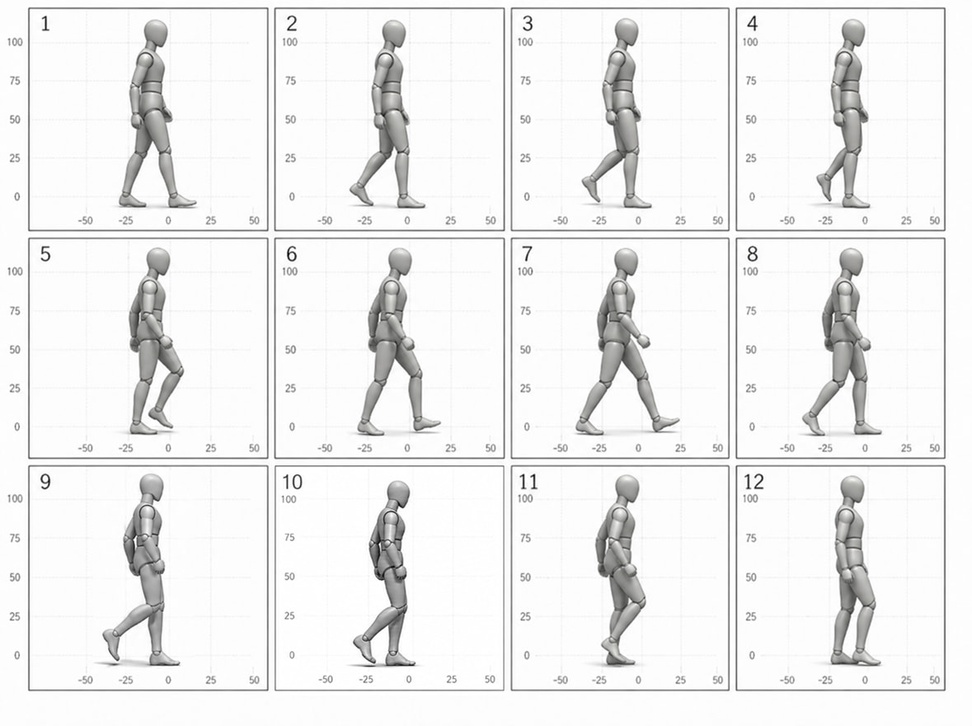
#> input picture assets/references/gpt-image-2-community-walk/mannequin_walk_12f_source.jpg, 972 x 726 px, shrunk from 1179 x 880 before the run
$ python -i actor_qa.py   (imports and definitions only)
#> lines starting #> are read from the running program, lines starting #| are printed output that depends on the picture
from __future__ import annotations

import math
from pathlib import Path
from typing import Any, Mapping

from PIL import Image, ImageChops


REQUIRED_VISUAL_CHECKS = (
    "hand_integrity",
    "foot_integrity",
    "joint_coherence",
    "limb_scale_consistency",
    "equipment_contact",
    "temporal_limb_continuity",
)

DEFAULT_THRESHOLDS = {
    "max_root_drift_pixels": 1.0,
    "max_baseline_drift_pixels": 1.0,
    "max_bbox_area_ratio_delta": 0.15,
    "min_adjacent_alpha_change_ratio": 0.01,
    "max_adjacent_alpha_change_ratio": 0.70,
    "max_loop_alpha_change_ratio": 0.25,
}


class ActorQAError(ValueError):
    """Raised when an actor sheet or its manual annotations are invalid."""


def split_horizontal_frames(image: Image.Image, frame_count: int) -> list[Image.Image]:
    """Split an image into exact, equal-width cells without trimming or recentering."""

    if type(frame_count) is not int or frame_count < 1:
        raise ActorQAError("frame_count must be a positive integer")
    if image.width % frame_count:
        raise ActorQAError(
            f"sheet width {image.width} is not divisible by frame_count {frame_count}"
        )

    rgba = image.convert("RGBA")
    frame_width = rgba.width // frame_count
    return [
        rgba.crop((index * frame_width, 0, (index + 1) * frame_width, rgba.height))
        for index in range(frame_count)
    ]


def _binary_alpha(frame: Image.Image) -> Image.Image:
    return frame.getchannel("A").point(lambda value: 255 if value else 0)


def _opaque_pixels(binary_alpha: Image.Image) -> int:
    return binary_alpha.histogram()[255]


def _alpha_change_ratio(left: Image.Image, right: Image.Image) -> float:
    left_alpha = _binary_alpha(left)
    right_alpha = _binary_alpha(right)
    union_pixels = _opaque_pixels(ImageChops.lighter(left_alpha, right_alpha))
    if union_pixels == 0:
        return 0.0
    changed_pixels = _opaque_pixels(ImageChops.difference(left_alpha, right_alpha))
    return changed_pixels / union_pixels


def measure_actor_sheet(
    image_path: str | Path, *, frame_count: int = 6
) -> dict[str, Any]:
    """Measure geometry and alpha-shape continuity; this does not recognize anatomy."""
#> called with frame_count = 6

    path = Path(image_path)
    with Image.open(path) as source:
#> source is the input picture: PIL image 972x726 RGB; mean R, G, B 239, 239, 238.9
        frames = split_horizontal_frames(source, frame_count)
#> frames = 6 items

    frame_metrics = []
    for index, frame in enumerate(frames):
        alpha = frame.getchannel("A")
        bbox = alpha.getbbox()
        opaque_pixels = _opaque_pixels(_binary_alpha(frame))
        if bbox is None:
            frame_metrics.append(
                {
                    "index": index,
                    "nonempty": False,
                    "opaque_pixels": 0,
                    "bbox": None,
                    "bbox_center": None,
                    "root_proxy": None,
                    "baseline_y": None,
                    "bbox_width": 0,
                    "bbox_height": 0,
                    "bbox_area": 0,
                }
            )
            continue

        left, top, right, bottom = bbox
        center_x = (left + right) / 2
        center_y = (top + bottom) / 2
        frame_metrics.append(
            {
                "index": index,
                "nonempty": True,
                "opaque_pixels": opaque_pixels,
                "bbox": [left, top, right, bottom],
                "bbox_center": [center_x, center_y],
                # This is only a bottom-center geometry proxy, not a detected foot joint.
                "root_proxy": [center_x, bottom - 1],
                "baseline_y": bottom - 1,
                "bbox_width": right - left,
                "bbox_height": bottom - top,
                "bbox_area": (right - left) * (bottom - top),
            }
        )
#> this loop made 6 passes
#> after the loop, frame_metrics = 6 items

    nonempty = [frame for frame in frame_metrics if frame["nonempty"]]
#> nonempty = 6 items
    if nonempty:
        root_origin = nonempty[0]["root_proxy"]
#> root_origin = [81, 725]
        root_drift = max(
            math.hypot(
                frame["root_proxy"][0] - root_origin[0],
                frame["root_proxy"][1] - root_origin[1],
            )
            for frame in nonempty
        )
#> root_drift = 0
        baselines = [frame["baseline_y"] for frame in nonempty]
#> baselines = [725, 725, 725, 725, 725, 725]
        areas = [frame["bbox_area"] for frame in nonempty]
#> areas = [117612, 117612, 117612, 117612, 117612, 117612]
        area_delta = (max(areas) / min(areas)) - 1 if min(areas) else math.inf
#> area_delta = 0
    else:
        root_drift = math.inf
        baselines = []
        area_delta = math.inf

    adjacent_changes = [
        _alpha_change_ratio(frames[index], frames[index + 1])
        for index in range(len(frames) - 1)
    ]
#> in _alpha_change_ratio, `left_alpha = _binary_alpha(left)`:
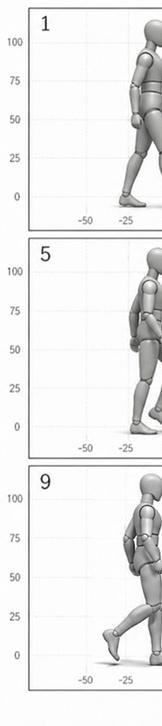
#> left: PIL image 162x726 RGBA; mean R, G, B, A 236.7, 236.8, 236.6, 255
#> in _alpha_change_ratio, `right_alpha = _binary_alpha(right)`:
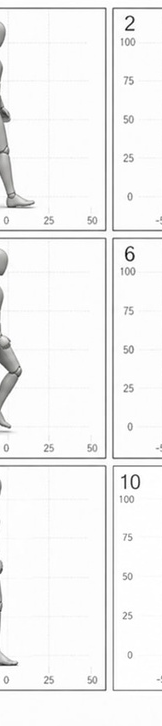
#> right: PIL image 162x726 RGBA; mean R, G, B, A 244.9, 244.9, 244.8, 255
#> in _alpha_change_ratio, `union_pixels = _opaque_pixels(ImageChops.lighter(left_alpha, right_alp..`: union_pixels = 117612
#> in _alpha_change_ratio, `changed_pixels = _opaque_pixels(ImageChops.difference(left_alpha, righ..`: changed_pixels = 0
#> in _alpha_change_ratio (call 2), `right_alpha = _binary_alpha(right)`:
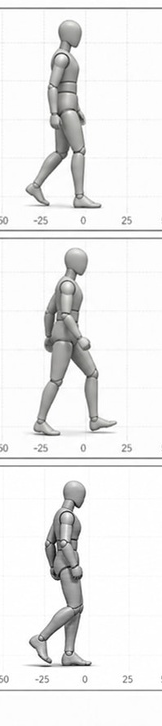
#> right: PIL image 162x726 RGBA; mean R, G, B, A 236.5, 236.4, 236.2, 255
#> in _alpha_change_ratio (call 3), `right_alpha = _binary_alpha(right)`:
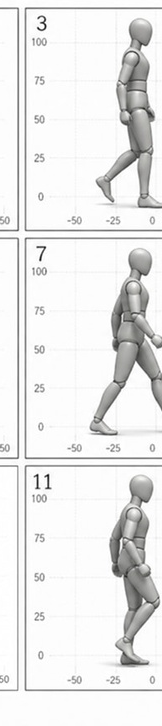
#> right: PIL image 162x726 RGBA; mean R, G, B, A 233.6, 233.6, 233.3, 255
#> in _alpha_change_ratio (call 4), `right_alpha = _binary_alpha(right)`:
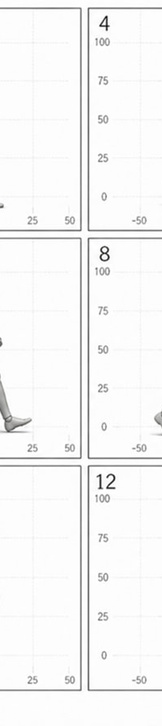
#> right: PIL image 162x726 RGBA; mean R, G, B, A 246.4, 246.4, 246.4, 255
#> in _alpha_change_ratio (call 5), `right_alpha = _binary_alpha(right)`:
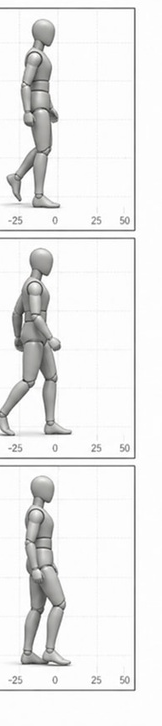
#> right: PIL image 162x726 RGBA; mean R, G, B, A 236.1, 236.1, 235.8, 255
#> adjacent_changes = [0, 0, 0, 0, 0]
    loop_change = _alpha_change_ratio(frames[-1], frames[0]) if len(frames) > 1 else 0.0
#> loop_change = 0

    return {
        "sheet": {
            "width": sum(frame.width for frame in frames),
            "height": frames[0].height,
            "frame_count": len(frames),
            "frame_width": frames[0].width,
        },
        "frames": frame_metrics,
        "summary": {
            "nonempty_frames": len(nonempty),
            "root_proxy_drift_pixels": root_drift,
            "baseline_drift_pixels": max(baselines) - min(baselines) if baselines else math.inf,
            "bbox_area_ratio_delta": area_delta,
            "adjacent_alpha_change_ratios": adjacent_changes,
            "loop_alpha_change_ratio": loop_change,
        },
    }


# [139 lines left out: functions evaluate_visual_annotations, evaluate_actor_qa, not called in this run]

>>> result = measure_actor_sheet('../assets/references/gpt-image-2-community-walk/mannequin_walk_12f_source.jpg')
#> result = 3 items
